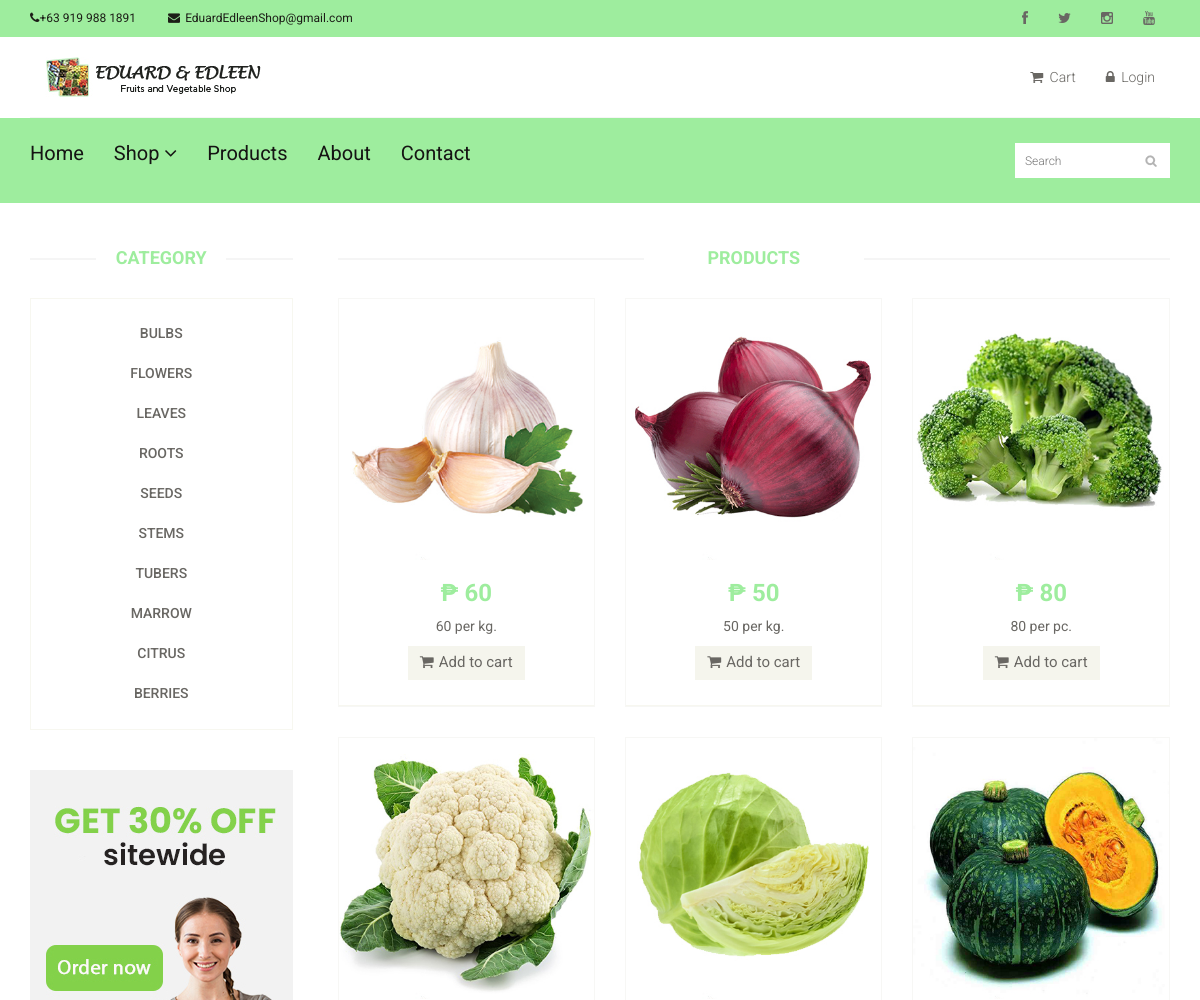
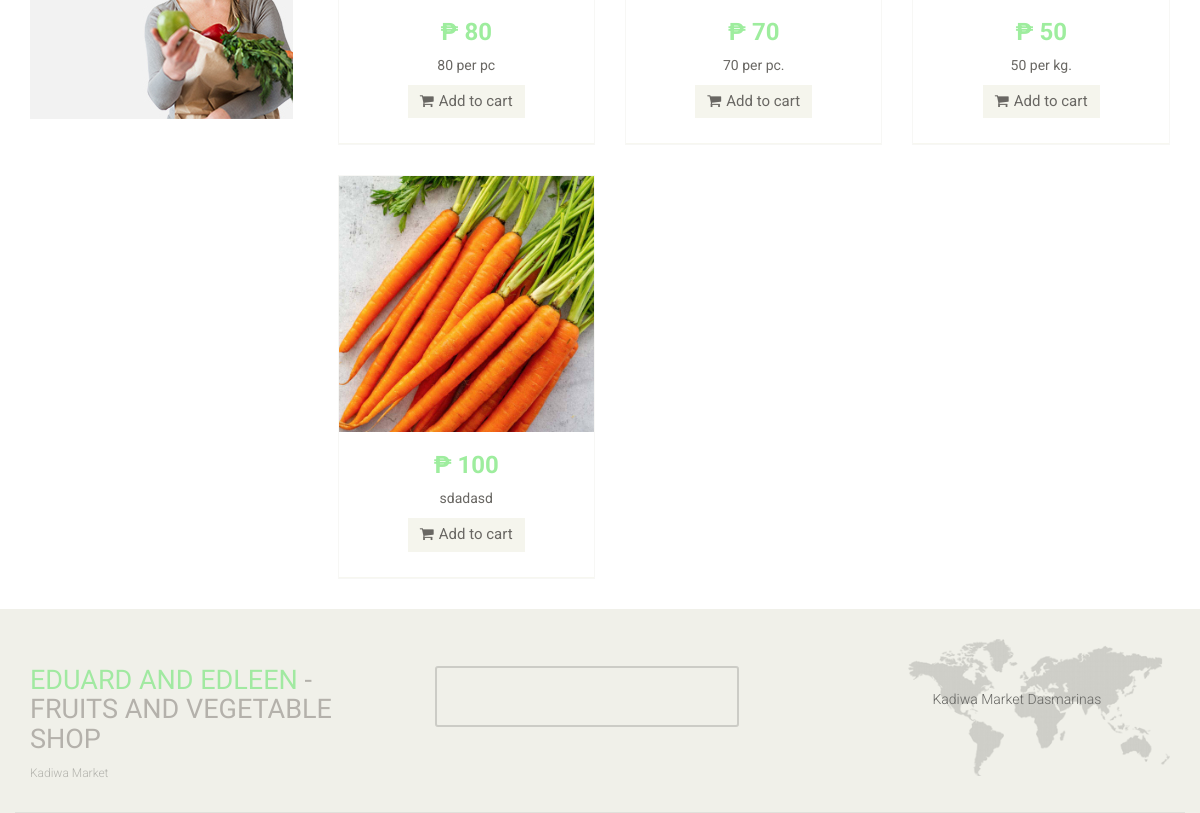
/index.php?q=product, run on the app's committed database (2 pictures, top to bottom).
### tables this page shows
CREATE TABLE `tblcontact` (
  `CMS_CONTACT_ID` int(11) NOT NULL,
  `CMS_CONTACT_NAME` varchar(255) NOT NULL,
  `CMS_CONTACT_ADDRESS` varchar(255) NOT NULL,
  `CMS_CONTACT_EMAIL` varchar(255) NOT NULL,
  `CMS_CONTACT_PHONE` varchar(255) NOT NULL,
  `CMS_CONTACT_FB` varchar(255) NOT NULL,
  `CMS_CONTACT_IG` varchar(255) NOT NULL,
  `CMS_CONTACT_TWT` varchar(255) NOT NULL
);

CREATE TABLE `tblabout` (
  `CMS_ABOUT_ID` int(11) NOT NULL,
  `CMS_ABOUT_STORY` varchar(1999) NOT NULL,
  `CMS_ABOUT_MISSION` varchar(1999) NOT NULL,
  `CMS_ABOUT_VISION` varchar(1999) NOT NULL,
  `CMS_ABOUT_BUSINESSLOGO` varchar(255) NOT NULL
);

CREATE TABLE `tblcategory` (
  `CATEGID` int(11) NOT NULL,
  `CATEGORIES` varchar(255) NOT NULL,
  `IS_VEGETABLE` tinyint(1) NOT NULL DEFAULT 0,
  `USERID` int(11) NOT NULL
);

CREATE TABLE `tblpromopro` (
  `PROMOID` int(11) NOT NULL,
  `PROID` int(11) NOT NULL,
  `PRODISCOUNT` double NOT NULL,
  `PRODISPRICE` double NOT NULL,
  `PROBANNER` tinyint(4) NOT NULL,
  `PRONEW` tinyint(4) NOT NULL
);

CREATE TABLE `tblproduct` (
  `PROID` int(11) NOT NULL,
  `PRODNAME` varchar(100) NOT NULL,
  `PRODESC` varchar(255) DEFAULT NULL,
  `INGREDIENTS` varchar(255) NOT NULL,
  `PROQTY` int(11) DEFAULT NULL,
  `ORIGINALPRICE` double NOT NULL,
  `PROPRICE` double DEFAULT NULL,
  `CATEGID` int(11) DEFAULT NULL,
  `IMAGES` varchar(255) DEFAULT NULL,
  `PROSTATS` varchar(30) DEFAULT NULL,
  `OWNERNAME` varchar(90) NOT NULL,
  `OWNERPHONE` varchar(90) NOT NULL,
  `PROD_STATUS` varchar(255) NOT NULL DEFAULT 'Active'
);

### index.php (called while the page is built, shortened)
<?php
require_once ("include/initialize.php");
require_once("theme/templates.php");
?>

### include/database.php (called while the page is built, shortened)
<?php
class Database {
	var $sql_string = '';
	private $conn;
	public function open_connection() {
		$this->conn = mysqli_connect(server,user,pass);
		if(!$this->conn){
			echo "Problem in database connection! Contact administrator!";
			exit();
		}else{
			$db_select = mysqli_select_db($this->conn,database_name);
		}
	}
	function setQuery($sql='') {
		$this->sql_string=$sql;
	}
	function executeQuery() {
		$result = mysqli_query($this->conn,$this->sql_string);
		return $result;
	}
	private function confirm_query($result) {
		return $result;
	}
	function loadResultList( $key='' ) {
		$cur = $this->executeQuery();
		$array = array();
		while ($row = mysqli_fetch_object($cur)) {
			if ($key) {
				$array[$row->$key] = $row;
			} else {
				$array[] = $row;
			}
		}
		return $array;
	}
	function loadSingleResult() {
		$cur = $this->executeQuery();
		while ($row = mysqli_fetch_object($cur)) {
		return $data = $row;
		}
	}
	public function num_rows($result_set) {
		return mysqli_num_rows($result_set);
	}
}
$mydb = new Database();
?>

### menu.php (the view, shortened to what this page needs)
<section id="advertisement">
 </section>
 <section>
   <div class="container">
     <div class="row">
       <div class="col-sm-3">
        <?php include 'sidebar.php'; ?>
         </div>
       <div class="col-sm-9 padding-right">
         <div class="features_items">
           <h2 class="title text-center">Products</h2>
             <?php
            if(isset($_POST['search'])) {
               $query = "SELECT * FROM `tblpromopro` pr , `tblproduct` p , `tblcategory` c
                         WHERE pr.`PROID`=p.`PROID` AND  p.`CATEGID` = c.`CATEGID`  AND PROQTY>0
               AND ( `CATEGORIES` LIKE '%{$_POST['search']}%' OR `PRODESC` LIKE '%{$_POST['search']}%' or `PROQTY` LIKE '%{$_POST['search']}%' or `PROPRICE` LIKE '%{$_POST['search']}%')";
             }elseif(isset($_GET['category'])){
               $query = "SELECT * FROM `tblpromopro` pr , `tblproduct` p , `tblcategory` c
                         WHERE pr.`PROID`=p.`PROID` AND  p.`CATEGID` = c.`CATEGID`  AND PROQTY>0 AND CATEGORIES='{$_GET['category']}'";
             }else{
               $query = "SELECT * FROM `tblpromopro` pr , `tblproduct` p , `tblcategory` c
                         WHERE pr.`PROID`=p.`PROID` AND  p.`CATEGID` = c.`CATEGID`  AND PROQTY>0 ";
             }
           $mydb->setQuery($query);
           $res = $mydb->executeQuery();
           $maxrow = $mydb->num_rows($res);
           if ($maxrow > 0) {
           $cur = $mydb->loadResultList();
           foreach ($cur as $result) {
             ?>
           <form   method="POST" action="cart/controller.php?action=add">
           <div class="col-sm-4">
             <div class="product-image-wrapper">
               <div class="single-products">
                   <div class="productinfo text-center">
                     <img src="<?php  echo web_root.'admin/products/'. $result->IMAGES; ?>" alt="" class="productimages"/>
                     <h2>&#8369 <?php  echo $result->PRODISPRICE; ?></h2>
                     <p><?php  echo    $result->PRODESC; ?></p>
                     <button type="submit" name="btnorder" class="btn btn-default add-to-cart"><i class="fa fa-shopping-cart"></i>Add to cart</button>
                   </div>
               </div>
               <div class="choose">
               </div>
             </div>
           </div>
         </form>
      <?php  }
           }else{
             echo '<h1>No Products Available</h1>';
           }?>
         </div>
       </div>
     </div>
   </div>
 </section>

### theme/templates.php (shortened to what this page needs)
<!DOCTYPE html>
<html lang="en">
<head>
    <link href="css/bootstrap.min.css" rel="stylesheet">
    <link href="css/font-awesome.min.css" rel="stylesheet">
    <link href="css/prettyPhoto.css" rel="stylesheet">
    <link href="css/price-range.css" rel="stylesheet">
    <link href="css/animate.css" rel="stylesheet">
  <link href="css/main.css" rel="stylesheet">
  <link href="css/responsive.css" rel="stylesheet">
    <link rel="stylesheet" href="css/multizoom.css" type="text/css" />
</head>
</head>
<body style="background-color:white" onload="totalprice()" >
  <header id="header">
    <div class="header_top">
      <div class="container">
        <div class="row">
          <div class="col-sm-6">
            <div class="contactinfo">
              <ul class="nav nav-pills">
              <?php
                $query = "SELECT * FROM `tblcontact` ";
                    $mydb->setQuery($query);
                    $contactcur = $mydb->loadSingleResult();
                ?>
                <li><a href="#"><i class="fa fa-phone"></i><?php echo $contactcur->CMS_CONTACT_PHONE ?></a></li>
                <li><a href="#"><i class="fa fa-envelope" style="margin-right:5px;"></i><?php echo  $contactcur->CMS_CONTACT_EMAIL ?></a></li>
              </ul>
            </div>
          </div>
          <div class="col-sm-6">
            <div class="social-icons pull-right">
              <ul class="nav navbar-nav">
                <li><a href="<?php echo  $contactcur->CMS_CONTACT_FB ?>"><i class="fa fa-facebook"></i></a></li>
                <li><a href="<?php echo  $contactcur->CMS_CONTACT_TWT ?>"><i class="fa fa-twitter"></i></a></li>
                <li><a href="<?php echo  $contactcur->CMS_CONTACT_IG ?>"><i class="fa fa-instagram"></i></a></li>
                <li><a href="#"><i class="fa fa-youtube"></i></a></li>
              </ul>
            </div>
          </div>
        </div>
      </div>
    </div>
    <div class="header-middle">
      <div class="container">
        <div class="row">
          <div class="col-md-4 clearfix">
            <div class="logo pull-left">
            <?php
                    $query = "SELECT * FROM `tblabout` ";
                    $mydb->setQuery($query);
                    $logocur = $mydb->loadSingleResult();
                ?>
              <a href="<?php echo web_root?>"><img src="<?php echo web_root."admin/cms/".$logocur->CMS_ABOUT_BUSINESSLOGO?>" alt="" /></a>
            </div>
          </div>
          <div class="col-md-8 clearfix">
            <div class="shop-menu clearfix pull-right">
              <ul class="nav navbar-nav">
                <li><a href="<?php echo web_root;?>index.php?q=cart"><i class="fa fa-shopping-cart"></i> Cart</a></li>
                <?php if (isset($_SESSION['CUSID'] )) { ?>
                  <li><a href="<?php echo web_root?>index.php?q=profile"><i class="fa fa-user"></i> Account</a></li>
                  <li><a   href="<?php echo web_root?>logout.php"><i class="fa fa-lock"></i> Logout</a></li>
                <?php }else{ ?>
                <li><a data-target="#smyModal" data-toggle="modal"  href=""><i class="fa fa-lock"></i> Login</a></li>
              <?php } ?>
              </ul>
            </div>
          </div>
        </div>
      </div>
    </div>
    <div class="header-bottom">
      <div class="container">
        <div class="row">
          <div class="col-sm-9">
            <div class="mainmenu pull-left">
              <ul class="nav navbar-nav collapse navbar-collapse">
                <li><a href="<?php echo web_root;?>">Home</a></li>
                <li class="dropdown"><a href="#">Shop<i class="fa fa-angle-down"></i></a>
                                </li>
                <li><a href="<?php web_root?>index.php?q=product">Products</a></li>
                <li><a href="<?php web_root?>index.php?q=about">About</a></li>
                <li><a href="<?php web_root?>index.php?q=contact">Contact</a></li>
              </ul>
            </div>
          </div>
          <div class="col-sm-3">
            <form action="<?php echo web_root?>index.php?q=product" method="POST" >
              <div class="search_box pull-right">
                <input type="text" name="search" placeholder="Search"/>
              </div>
            </form>
          </div>
        </div>
      </div>
    </div>
  </header>
          <?php
            require_once $content;
         ?>
    <footer id="footer">
    <div class="footer-top">
      <div class="container">
        <div class="row">
          <div class="col-sm-4">
            <div class="companyinfo">
              <h2><span>Eduard and Edleen </span>- Fruits and Vegetable Shop</h2>
              <p>Kadiwa Market</p>
            </div>
          </div>
          <div class="col-sm-5">
            <div class="col-sm-6">
              <div class="video-gallery text-center">
                <a href="#">
                   <iframe  class="iframe-img"  src="https://www.youtube.com/embed/J4NvnuVhxus" frameborder="0" allow="accelerometer; autoplay; encrypted-media; gyroscope; picture-in-picture" allowfullscreen></iframe>
                </a>
              </div>
            </div>
          </div>
          <div class="col-sm-3">
            <div class="address">
              <img src="images/home/map.png" alt="" />
              <p>Kadiwa Market Dasmarinas </p>
            </div>
          </div>
        </div>
      </div>
    </div>
  </footer>
</body>
</html>

### sidebar.php
<div class="left-sidebar">
          <h2>Category</h2>
          <div class="panel-group category-products" id="accordian">
               <?php
                    $mydb->setQuery("SELECT * FROM `tblcategory`");
                    $cur = $mydb->loadResultList();
                   foreach ($cur as $result) {
                    echo ' <div class="categ panel panel-default">
                          <div class="panel-heading">
                            <h4 class="panel-title"><a href="index.php?q=product&category='.$result->CATEGORIES.'" >'.$result->CATEGORIES.'</a></h4>
                          </div>
                        </div>';
                    }
                ?>
          </div>
          <div class="shipping text-center">
            <img src="images/home/shipping.jpg" alt="" />
          </div>
        </div>

### data on the page
tblcontact: CMS_CONTACT_PHONE "+63 919 988 1891", CMS_CONTACT_EMAIL "EduardEdleenShop@gmail.com"
tblabout: CMS_ABOUT_BUSINESSLOGO (picture)
tblcategory: CATEGORIES "BULBS"
tblcategory: CATEGORIES "FLOWERS"
tblcategory: CATEGORIES "LEAVES"
tblcategory: CATEGORIES "ROOTS"
tblcategory: CATEGORIES "SEEDS"
tblcategory: CATEGORIES "STEMS"
tblcategory: CATEGORIES "TUBERS"
tblcategory: CATEGORIES "MARROW"
tblcategory: CATEGORIES "CITRUS"
tblcategory: CATEGORIES "BERRIES"
tblpromopro: PROID.IMAGES (picture), PRODISPRICE "60", PROID.PRODESC "60 per kg."
tblpromopro: PROID.IMAGES (picture), PRODISPRICE "50", PROID.PRODESC "50 per kg."
tblpromopro: PROID.IMAGES (picture), PRODISPRICE "80", PROID.PRODESC "80 per pc."
tblpromopro: PROID.IMAGES (picture), PRODISPRICE "80", PROID.PRODESC "80 per pc"
tblpromopro: PROID.IMAGES (picture), PRODISPRICE "70", PROID.PRODESC "70 per pc."
tblpromopro: PROID.IMAGES (picture), PRODISPRICE "50", PROID.PRODESC "50 per kg."
tblpromopro: PROID.IMAGES (picture), PRODISPRICE "100", PROID.PRODESC "sdadasd"
